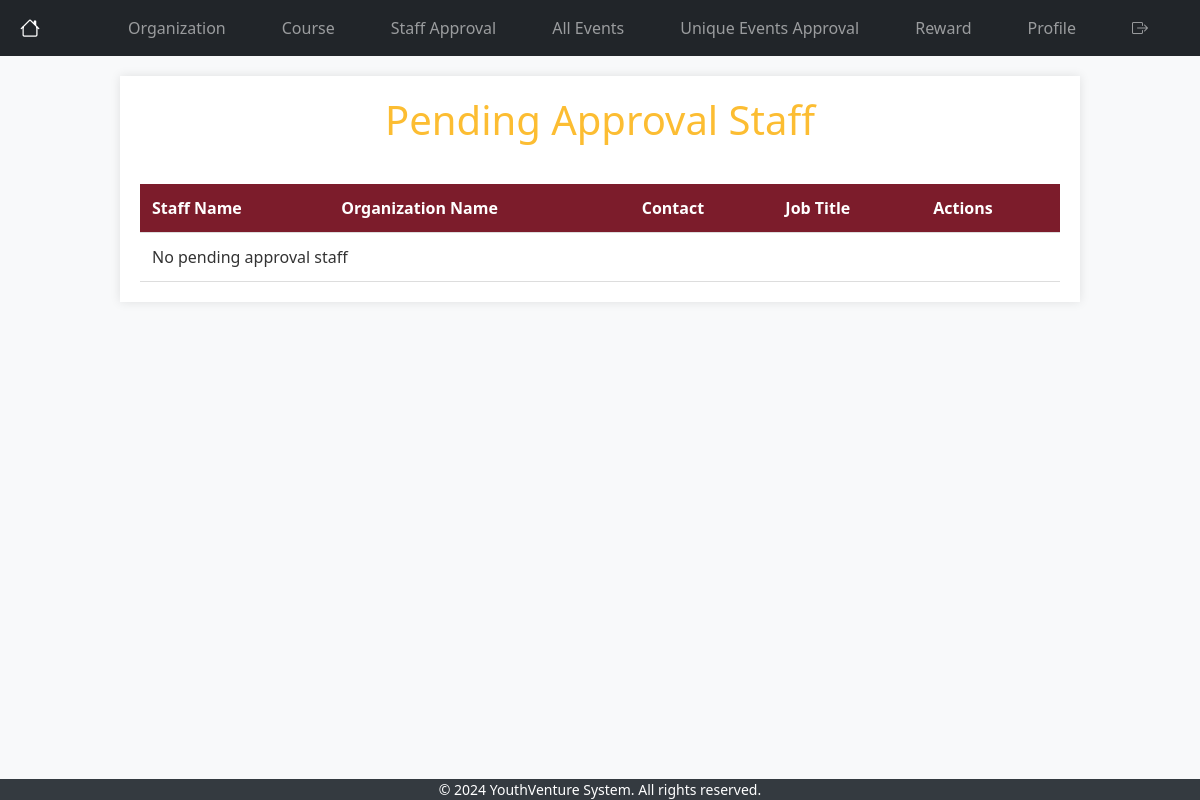
/admins/pending_approval_staff (signed in), run on an earlier commit of the app's database.
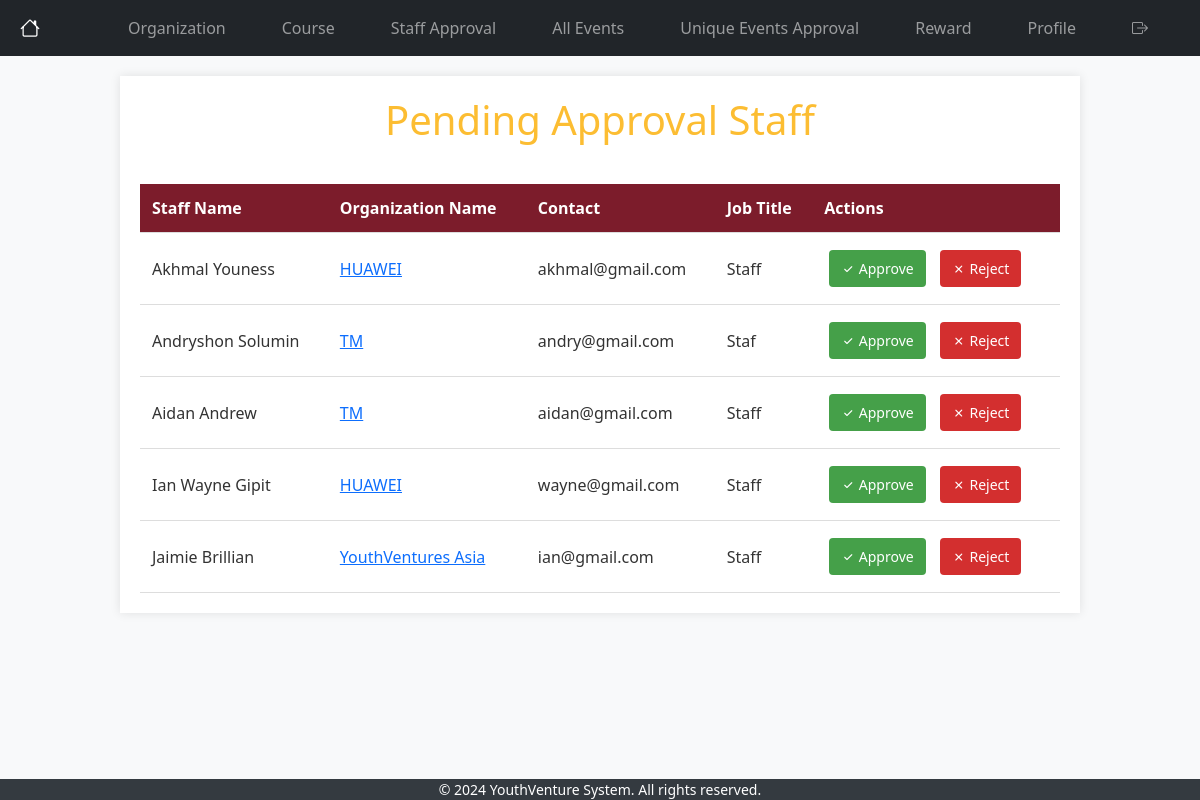
And on a later commit of the database.
### tables this page shows
CREATE TABLE `staff` (
  `StaffID` varchar(6) NOT NULL,
  `UserID` varchar(6) NOT NULL,
  `OrganizationID` varchar(6) NOT NULL,
  `JobTitle` varchar(45) DEFAULT NULL,
  `validated` int(1) DEFAULT NULL
);

CREATE TABLE `user` (
  `UserID` varchar(6) NOT NULL,
  `Name` varchar(45) NOT NULL,
  `Phone` varchar(45) NOT NULL,
  `Email` varchar(45) NOT NULL,
  `Password` varchar(255) NOT NULL,
  `Role` varchar(45) NOT NULL,
  `profilePic` varchar(255) NOT NULL
);

CREATE TABLE `organization` (
  `OrganizationID` varchar(6) NOT NULL,
  `OrganizationName` varchar(45) NOT NULL,
  `Address` varchar(45) NOT NULL,
  `City` varchar(45) NOT NULL,
  `State` varchar(45) NOT NULL,
  `Website` varchar(45) NOT NULL,
  `Type` int(1) NOT NULL,
  `ContactEmail` varchar(45) NOT NULL,
  `ContactPhone` int(11) NOT NULL,
  `emailending` varchar(45) DEFAULT NULL
);

### app/controllers/Admins.php (called while the page is built, shortened)
<?php
class Admins extends Controller {
    public function __construct() {
        $this->adminModel = $this->model('Staff');
        $this->organizationModel = $this->model('Organization');
        $this->userModel = $this->model('User');
    }
    public function pending_approval_staff(){
        $staffs = $this->adminModel->getPendingStaff();
        foreach($staffs as $staff){
            $staff->Organization = $this->organizationModel->getOrganizationById($staff->OrganizationID);
            $staff->User = $this->userModel->getUserById($staff->UserID);
        }
        $data = [
            'staffs' => $staffs,
        ];
        $this->view('admins/pending_approval_staff', $data);
    }
}
?>

### app/libraries/Core.php (called while the page is built, shortened)
<?php
  class Core {
    protected $currentMethod = 'index';
    public function __construct(){
      $url = $this->getUrl();
      if (isset($url[0])){
      if(file_exists('../app/controllers/' . ucwords($url[0]). '.php')){
        unset($url[0]);
      }
    }
      $this->currentController = new $this->currentController;
      if(isset($url[1])){
        if(method_exists($this->currentController, $url[1])){
          $this->currentMethod = $url[1];
          unset($url[1]);
        }
      }
      $this->params = $url ? array_values($url) : [];
      call_user_func_array([$this->currentController, $this->currentMethod], $this->params);
    }
    public function getUrl(){
      if(isset($_GET['url'])){
        $url = rtrim($_GET['url'], '/');
        $url = filter_var($url, FILTER_SANITIZE_URL);
        $url = explode('/', $url);
        return $url;
      }
    }
  }

### app/require.php (called while the page is built, shortened)
<?php
    require_once 'libraries/Core.php';
    require_once 'libraries/Controller.php';
    require_once 'libraries/Database.php';
    $init = new Core();

### public/index.php (called while the page is built)
<?php
    require_once '../app/require.php';

### app/libraries/Database.php (called while the page is built, shortened)
<?php
    class Database {
        private $dbHost = DB_HOST;
        private $dbUser = DB_USER;
        private $dbPass = DB_PASS;
        private $dbName = DB_NAME;
        private $statement;
        private $dbHandler;
        public function __construct() {
            $conn = 'mysql:host=' . $this->dbHost . ';dbname=' . $this->dbName;
            $options = array(
                PDO::ATTR_PERSISTENT => true,
                PDO::ATTR_ERRMODE => PDO::ERRMODE_EXCEPTION
            );
            try {
                $this->dbHandler = new PDO($conn, $this->dbUser, $this->dbPass, $options);
            } catch (PDOException $e) {
                $this->error = $e->getMessage();
                echo $this->error;
            }
        }
        public function query($sql) {
            $this->statement = $this->dbHandler->prepare($sql);
        }
        public function bind($parameter, $value, $type = null) {
            switch (is_null($type)) {
                default:
                    $type = PDO::PARAM_STR;
            }
            $this->statement->bindValue($parameter, $value, $type);
        }
        public function execute() {
            return $this->statement->execute();
        }
        public function resultSet() {
            $this->execute();
            return $this->statement->fetchAll(PDO::FETCH_OBJ);
        }
        public function single() {
            $this->execute();
            return $this->statement->fetch(PDO::FETCH_OBJ);
        }
    }

### app/models/Staff.php (called while the page is built, shortened)
<?php
class Staff {
    private $db;
    public function __construct() {
        $this->db = new Database;
    }
    public function getPendingStaff() {
        $this->db->query('SELECT * FROM Staff WHERE validated = 3');
        $results = $this->db->resultSet();
        return $results;
    }
}
?>

### app/models/User.php (called while the page is built, shortened)
<?php
class User {
    private $db;
    public function __construct() {
        $this->db = new Database;
    }
    public function getUserById($userId) {
        $this->db->query('SELECT * FROM user WHERE UserID = :userId');
        $this->db->bind(':userId', $userId);
        $row = $this->db->single();
        if ($row) {
            return $row;
        } else {
            return false;
        }
    }
}

### app/models/Organization.php (called while the page is built, shortened)
<?php
class Organization {
    private $db;
    public function __construct() {
        $this->db = new Database;
    }
    public function getOrganizationById($organizationId) {
        $this->db->query('SELECT * FROM organization WHERE OrganizationID = :organizationId');
        $this->db->bind(':organizationId', $organizationId);
        $row = $this->db->single();
        if ($row) {
            return $row;
        } else {
            return false;
        }
    }
}
?>

### app/views/admins/pending_approval_staff.php (the view, shortened to what the changed rows need)
<?php require APPROOT . '/views/admins/nav.php'; ?>
<html>
<head>
    <link rel="stylesheet" href="https://cdn.jsdelivr.net/npm/bootstrap-icons@1.5.0/font/bootstrap-icons.css">
    <link rel="stylesheet" href="https://unicons.iconscout.com/release/v4.0.0/css/line.css">
</head>
<body>
    <div class="container">
        <h1>Pending Approval Staff</h1>
        <div class="table-container">
            <table>
                <tr>
                    <th>Staff Name</th>
                    <th>Organization Name</th>
                    <th>Contact</th>
                    <th>Job Title</th>
                    <th>Actions</th>
                </tr>
                <?php if (empty($data['staffs'])) : ?>
                    <tr>
                        <td colspan="5">No pending approval staff</td>
                    </tr>
                <?php else : ?>
                    <?php foreach ($data['staffs'] as $staff) : ?>
                        <tr>
                            <td><?php echo $staff->User->Name; ?></td>
                            <td><a href="<?php echo URLROOT; ?>/org/<?php echo $staff->Organization->OrganizationID; ?>"><?php echo $staff->Organization->OrganizationName; ?></a></td>
                            <td><?php echo $staff->User->Email; ?></td>
                            <td><?php echo $staff->JobTitle; ?></td>
                            <td>
                                <a href="<?php echo URLROOT; ?>/admins/approve_staff/<?php echo $staff->StaffID; ?>" class="button approve">
                                    <i class="uil uil-check"></i> Approve
                                </a>
                                <a href="<?php echo URLROOT; ?>/admins/reject_staff/<?php echo $staff->StaffID; ?>" class="button reject">
                                    <i class="uil uil-times"></i> Reject
                                </a>
                            </td>
                        </tr>
                    <?php endforeach; ?>
                <?php endif; ?>
            </table>
        </div>
    </div>
</body>
</html>
<?php require APPROOT . '/views/includes/footer.php'; ?>

What changed in the data, as far as the page shows it:
added staff: UserID.Name "Akhmal Youness", OrganizationID.OrganizationName "HUAWEI", UserID.Email "akhmal@gmail.com", JobTitle "Staff"
added staff: UserID.Name "Andryshon Solumin", OrganizationID.OrganizationName "TM", UserID.Email "andry@gmail.com", JobTitle "Staf"
added staff: UserID.Name "Aidan Andrew", OrganizationID.OrganizationName "TM", UserID.Email "aidan@gmail.com", JobTitle "Staff"
added staff: UserID.Name "Ian Wayne Gipit", OrganizationID.OrganizationName "HUAWEI", UserID.Email "wayne@gmail.com", JobTitle "Staff"
added staff: UserID.Name "Jaimie Brillian", OrganizationID.OrganizationName "YouthVentures Asia", UserID.Email "ian@gmail.com", JobTitle "Staff"
Also different on the page:
text no longer shown: "No pending approval staff"
